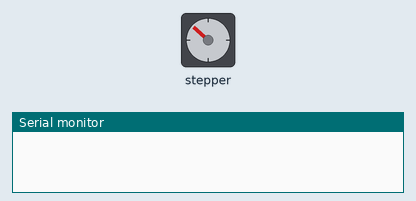
This sketch was run on a simulated Arduino Uno, built with avr-gcc and run on an emulated ATmega328P. On the bench: stepper motor, the last lines printed to the serial monitor. Wiring (inferred from the names in the program): stepper motor driver (200 steps per turn assumed): step pin 3; direction pin 4.

Above: at 1.3 s.
At 7.9 s:
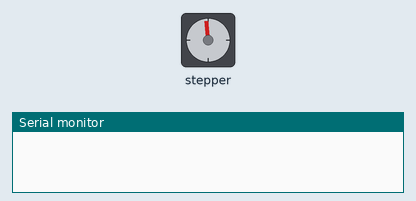
At 18.3 s:
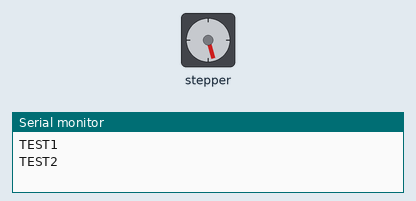
At 33.8 s:
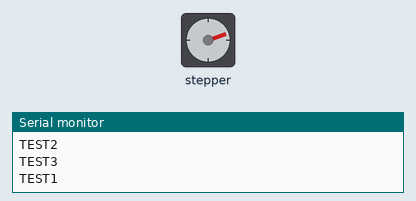
Timing chart, 0 to 40.0 s (numbered marks = the images above):
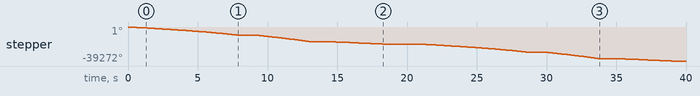

The sketch:

Stepper_Drive_Sound.ino
```cpp
// defines pins numbers
const int stepPin = 3;
const int dirPin = 4;

// here comes a bunch of 'useful' vars; dont mind
int coun;
bool dir=0;
int del;
int c  = 1912;
int cf = 1805;
int d  = 1703;
int df = 1607;
int e  = 1517;
int f  = 1431;
int ff = 1351;
int g  = 1275;
int gf = 1203;
int a  = 1136;
int af = 1072;
int b  = 1012;
int c1 = floor(c/2);
int cf1= floor(cf/2);
int d1 = floor(d/2);
int df1= floor(df/2);
int e1 = floor(e/2);
int f1 = floor(1431/2);
int ff1= floor(1351/2);
int g1 = floor(1275/2);
int gf1= floor(1203/2);
int a1 = floor(1136/2);
int af1= floor(1072/2);
int b1 = floor(1012/2);
int e0 = e*2;
int g0 = g*2;
int b0 = b*2;
int af0= af*2;
int a0 = a*2;
int f0 = f*2;
int use= 180;
int tempo = 120;
int oct = 5;

void setup() {
  // Sets the two pins as Outputs
  pinMode(stepPin,OUTPUT);
  pinMode(dirPin,OUTPUT);
  Serial.begin(115200);
}
void loop() {
  oct=5;
// Here you put your music code
  note(c, 1000);
  pa(100);
  note(d, 1000);
  pa(100);
  note(e, 1000);
  pa(100);
  note(f, 1000);
  pa(100);
  note(a, 1000);
  pa(100);
  note(b, 1000);
  pa(100);
  pa(1000); Serial.println("TEST1");
  note(c1, 1000);
  pa(100);
  note(d1, 1000);
  pa(100);
  note(e1, 1000);
  pa(100);
  pa(1000); Serial.println("TEST2");
  note(e0, 1000);
  pa(100);
  note(b0, 1000);
  pa(100);
  note(g0, 1000);
  pa(100);
  pa(2000); Serial.println("TEST3");

}

void note(int num,long dur) {
  del=(num*oct)/10;
//  dir = !dir;
  digitalWrite(dirPin, dir);
  coun=floor((dur*5*tempo)/del);
  for(int x = 0; x < coun; x++) {
    digitalWrite(stepPin,HIGH);
    delayMicroseconds(del);
    digitalWrite(stepPin,LOW);
    delayMicroseconds(del);
  }

}

void pa(int durp){
  int ker=floor(durp/100)*tempo;
    delay(ker);
  }
```

Measured:
- by itself, stepper: turns 9365° counter-clockwise in 7.8 s, then 7648° counter-clockwise in 3.9 s, then 2623° counter-clockwise in 3.8 s, then 9365° counter-clockwise in 7.8 s, and so on
